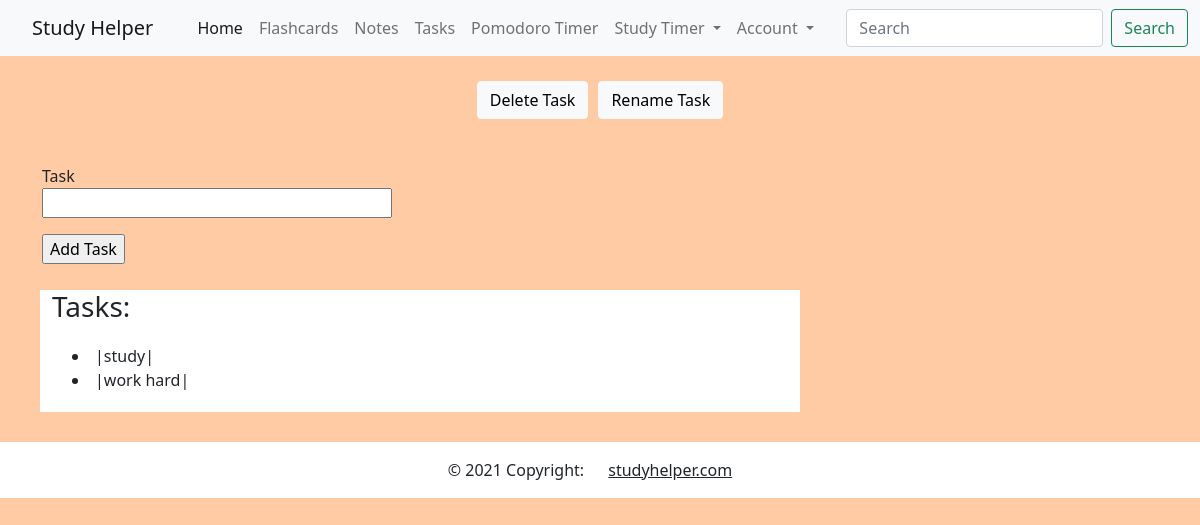
The app's page /todo-tracker (signed in), older data.
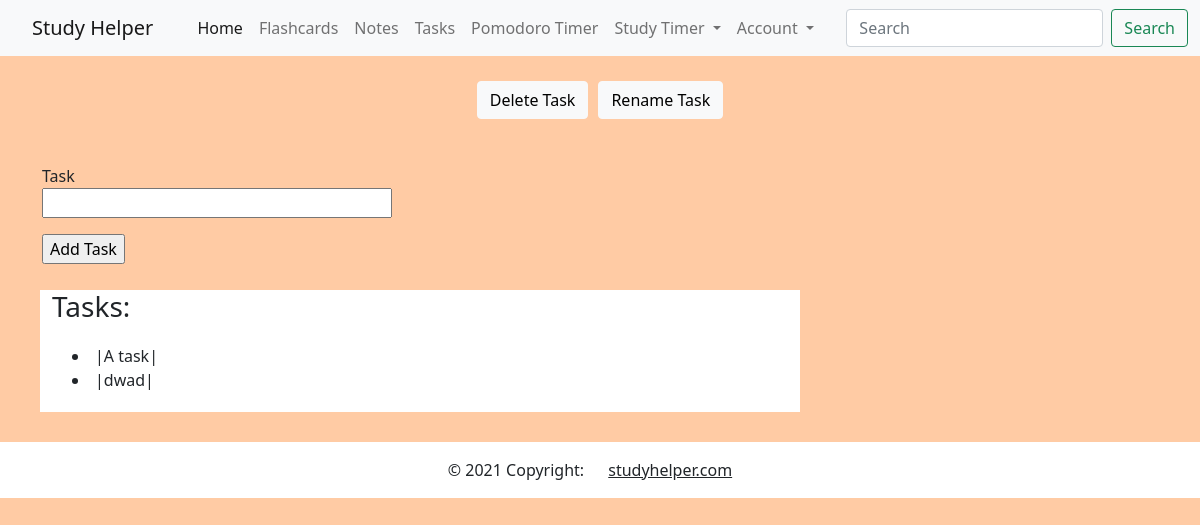
The same page, newer data.
### myapp/models.py (models this page shows)
class Task(UserMixin, db.Model):
    id = db.Column(db.Integer, primary_key=True)
    task = db.Column(db.String(256), index=True)
    author_id = db.Column(db.Integer, db.ForeignKey('user.id'))
    def __repr__(self):
        return f'|{self.task}|'

### myapp/routes.py (the view)
@myapp_obj.route("/todo-tracker", methods=['GET', 'POST'])
@login_required
def todo_tracker():
    add_form = TaskForm()
    list = Task.query.filter_by(author_id = current_user.get_id())
    if add_form.validate_on_submit():
        task = Task(task = add_form.task.data, author_id = current_user.get_id())
        db.session.add(task)
        db.session.commit()
        flash('Task added.')
    return render_template("/user/todo-tracker.html", add_form=add_form, list=list)

### myapp/forms.py
class TaskForm(FlaskForm):
    task = StringField('Task', validators=[DataRequired()])
    submit = SubmitField('Add Task')

### myapp/models.py (called while the page is built)
@login.user_loader
def load_user(id):
    return User.query.get(int(id))

### myapp/templates/user/todo-tracker.html (shortened to what this page needs)
{% extends "user/user_menu.html" %}
{% block content %}
<link rel="stylesheet" href="{{ url_for('static', filename='css/portal.css') }}">
<ul class="nav justify-content-center">
  <li class="nav-item">
    <a class="btn btn-light" href="/todo-tracker/delete" role="button">Delete Task</a>
  </li>
  <li class="nav-item">
    <a class="btn btn-light" href="/todo-tracker/rename" role="button">Rename Task</a>
  </li>
</ul>
<div class="container">
    <form method="POST" novalidate>
    <p> {{ add_form.task.label }} <br>
    {{ add_form.task(size=32) }}</p>
    <p>{{ add_form.submit() }}</p>
    </form>
    <div class="row">
        <div class="col-8">
            <h3>Tasks:</h3>
            <div class="space">
                {% for tasks in list %}
                    <li>{{ tasks }}</li>
                {% endfor %}
            </div>
        </div>
    </div>
</div>
{% endblock %}

Row changes from the older to the newer data that the page shows:
removed Task: task "|work hard|"
changed Task: task "|study|" → "|A task|"
added Task: task "|dwad|"
